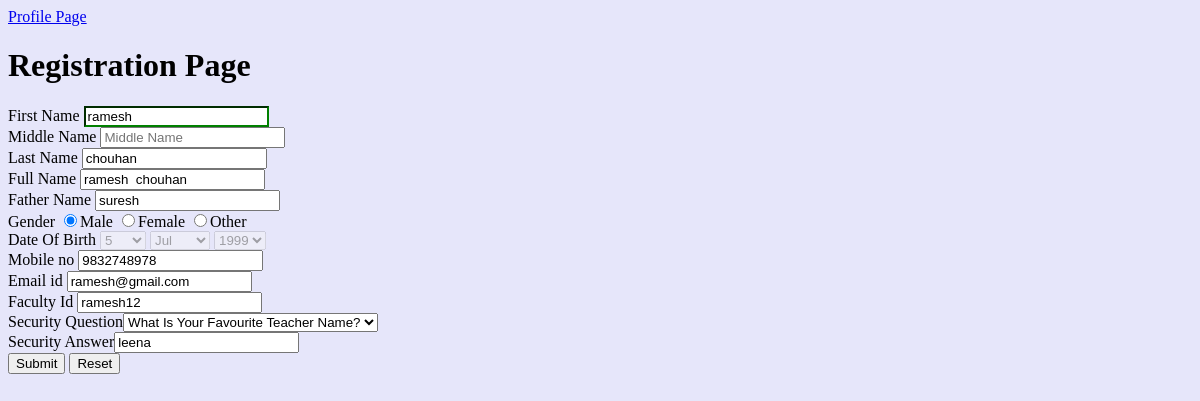
Page /profile_edit_faculty.php (signed in) on the earlier database version.
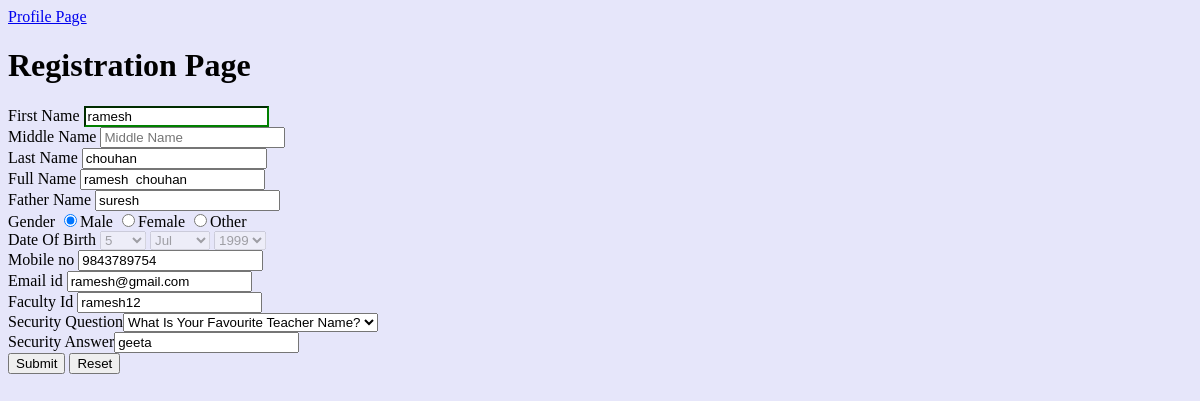
Same page on the later database version.
### tables this page shows
CREATE TABLE IF NOT EXISTS `faculty_details` (
  `faculty_id` varchar(30) NOT NULL,
  `f_name` varchar(45) NOT NULL,
  `m_name` varchar(45) NOT NULL,
  `l_name` varchar(45) NOT NULL,
  `full_name` varchar(100) NOT NULL,
  `father_name` varchar(100) NOT NULL,
  `gender` enum('male','female','other') NOT NULL,
  `mob_no` bigint(11) NOT NULL,
  `email_id` varchar(255) NOT NULL,
  `dob` date NOT NULL,
  KEY `faculty_id` (`faculty_id`)
);

CREATE TABLE IF NOT EXISTS `users_details` (
  `user_id` varchar(30) NOT NULL,
  `password` varchar(255) NOT NULL,
  `security_ques` enum('favourite teacher','mother name','childhood friend','favourite food') NOT NULL,
  `security_ans` varchar(60) NOT NULL,
  `user_type` varchar(20) NOT NULL,
  `status` enum('active','deactive') NOT NULL,
  PRIMARY KEY (`user_id`)
);

### profile_edit_faculty.php (the view, shortened to what this page needs)
<a href="faculty_profile.php">Profile Page</a>
<?php
$uidl =$_SESSION['facultyid'];
$result = mysql_query("SELECT ud.`security_ques`,ud.`security_ans`,s.`faculty_id`,s.`f_name`,s.`m_name`,s.`l_name`,s.`full_name`,s.`father_name`,s.`gender`,s.`mob_no`,s.`email_id`,s.`dob`  from users_details ud,faculty_details s where ud.user_id='$uidl' and s.faculty_id='$uidl'")or die("error in query");
$test = mysql_fetch_array($result);
				$firstn=$test['f_name'];
				$middlen=$test['m_name'];
				$lastn=$test['l_name'];
				$fulln=$test['full_name'];
				$fathn=$test['father_name'];
				$gender=$test['gender'];
				$dobn=$test['dob'];
				$mobn=$test['mob_no'];
				$emailn=$test['email_id'];
				$uidn=$test['faculty_id'];
				$secur_ques=$test['security_ques'];
				$secur_ans=$test['security_ans'];
list($y,$m,$d)=explode('-', $dobn);
?>
<html>
<head>
</head>
<body onLoad="document.p.fnam.focus()" bgcolor="LAVENDER">
<h1>Registration Page</h1>
<form name="p" method="post" onSubmit="return ch()">
<div><label for="fnam">First Name&nbsp;</label><input type="text" name="fnam" id="fname" placeholder="First Name" onBlur="fn()" onKeyPress="return lettersOnly(event)" onChange="genfullnam()" value="<?php if(isset($firstn)){echo $firstn;} ?>" readonly><span id="fnerr"></span></div>
<div><label for="mnam">Middle Name&nbsp;</label><input type="text" name="mnam" id="mname" placeholder="Middle Name" onBlur="mn()" onChange="genfullnam()" onKeyPress="return lettersOnly(event)" value="<?php echo $middlen ?>" readonly><span id="mnerr"></span></div>
<div><label for="lnam">Last Name&nbsp;</label><input type="text" name="lnam" id="lname" placeholder="Last Name" onBlur="ln()" onChange="genfullnam()" onKeyPress="return lettersOnly(event)" value="<?php echo $lastn ?>" readonly><span id="lnerr"></span></div>
<div><label for="funam">Full Name&nbsp;</label><input type="text" name="funam" id="fullname" placeholder="Full Name" onBlur="fu()" onKeyPress="return lettersOnly(event)" value="<?php echo $fulln ?>" readonly><span id="fuerr"></span></div>
<div><label for="fanam">Father Name&nbsp;</label><input type="text" name="fanam" placeholder="Father Name" onBlur="fan()" onKeyPress="return lettersOnly(event)" value="<?php echo $fathn ?>" readonly><span id="faerr"></span></div>
<div><label for="gen">Gender&nbsp;</label><input type="radio" name="gen" value="Male" <?php if($gender=="male") echo "checked" ?> onclick="javascript: return false;">Male
<input type="radio" name="gen" value="Female" <?php if($gender=="female") echo "checked" ?> onclick="javascript: return false;">Female
<input type="radio" name="gen" value="other" <?php if($gender=="other") echo "checked" ?> onclick="javascript: return false;">Other
<span id="generr"></span></div>
<div><label for="dob">Date Of Birth&nbsp;</label><select name="birthday_day" id="day" title="Day" onblur="dt_check()" disabled>
<?php for($i=1;$i<32;$i++){
?>
	<option value="<?php echo $i ?>" <?php if($d==$i){echo "selected"; }  ?> >
	<?php echo $i; ?>
<?php	} ?>
</select>
<select name="birthday_month" id="month" title="Month" onblur="dt_check()" disabled>
<option value="7" <?php if($m==7) echo "selected" ?>>Jul</option>
</select>
<select name="birthday_year" id="year" title="Year" onblur="dt_check()" disabled>
<?php for($i=2017;$i>1985;$i--){
?>
	<option value="<?php echo $i ?>" <?php if($y==$i){echo "selected"; }  ?> >
	<?php echo $i; ?>
<?php	} ?>
</select><span id="birtherr"></span></div>
<div><label for="mo">Mobile no&nbsp;</label><input type="text" name="mo" placeholder="eg:-9587823867" onBlur="mob()" onkeypress="return isNumber(event)" value="<?php echo $mobn ?>" required><span id="moerr"></span></div>
<div><label for="em">Email id&nbsp;</label><input type="text" name="em" placeholder="Email id eg:abc@gmail.com" onBlur="ema()" value="<?php echo $emailn ?>" required><span id="emerr"></span></div>
<div><label for="userid">Faculty Id&nbsp;</label><input type="text" name="userid" id="usi" value="<?php echo $uidn ?>" readonly></div>
<div><label for="secr">Security Question</label><select name="secr" onBlur="sec()">
	<option value="favourite teacher" <?php if($secur_ques=="favourite teacher") echo "selected" ?>>What Is Your Favourite Teacher Name&#63;</option>
	<option value="favourite food" <?php if($secur_ques=="favourite food") echo "selected" ?>>What Is Your Favourite Food&#63;</option></select><span id="secerr"></span></div>
<div><label for="seca">Security Answer</label><input type="text" name="seca" placeholder="eg:-ram" onKeyPress="return lettersOnly(event)" onBlur="secan()" value="<?php echo $secur_ans ?>" required><span id="secaerr"></span></div>
<div><input type="submit" name="sub" value="Submit">&nbsp;<input type="reset" value="Reset"></div>
</form>
</body>
</html>

Differences in the rows shown:
changed faculty_details "ramesh": mo "9832748978" → "9843789754"; seca "leena" → "geeta"
